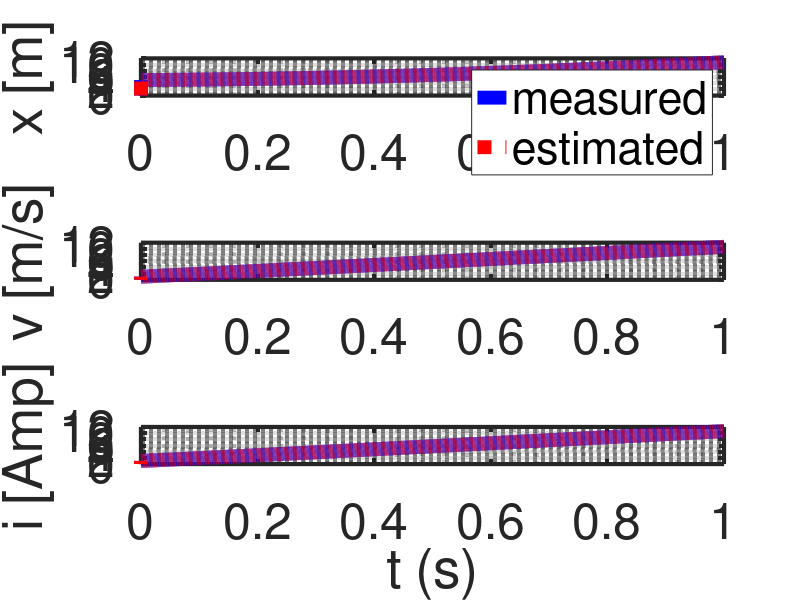
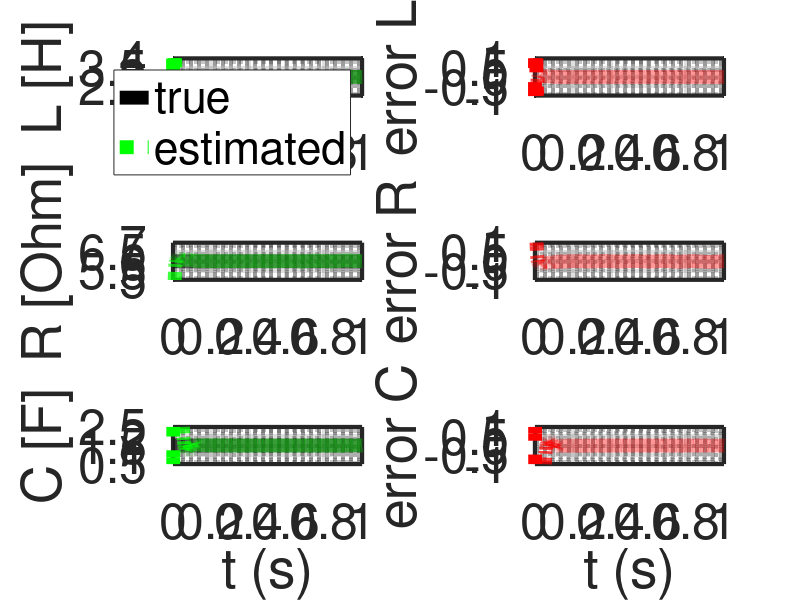

MATLAB code to generate these figures, in order:
%% Research code by Agus Hasan

clear;
clc;

%% time horizon
tf  = 1;
dt  = 0.0001;
t   = dt:dt:tf;

%% number of variables and coefficients
n = 3;
r = 5;

%% system description
A = eye(n);
C = eye(n);

%% noise
RF = 1;

%% state initialization
x        = [5;1;1];
xbar     = zeros(n,1);
y        = zeros(n,1);
thetabar = zeros(r,1);
 
%% true parameters
g = 9.8;
c = 1.5;
m = 0.1;
R = 6;
L = 3;

%% initial control inputs
u     = 2;

%% for plotting
uArray          = [];
xArray          = [];
xbarArray       = [];
yArray          = [];
thetabarArray   = [];

%% Initialization for estimator

lambdav = 0.995;
lambdat = 0.999;
Rx      = 1*eye(n);
Rt      = 1*eye(n);
Px      = 10000*eye(n);
Pt      = 10000*eye(r);
Gamma   = 1*zeros(n,r);

%% simulation
for i=1:(tf/dt)
    
    u = 10*sin(i*dt*40);

    uArray         = [uArray u];
    xArray         = [xArray x];
    xbarArray      = [xbarArray xbar];
    yArray         = [yArray y];
    thetabarArray  = [thetabarArray thetabar]; 
    
    x = A*x+dt*[x(2);g-(c/m)*(x(3)/x(1))^2;-(R/L)*x(3)]+dt*[0 0 1/L]'*u;    
    y = C*x+dt*RF^2*randn(n,1);

    Phi = [y(2) 0 0 0 0;
           0 1 (y(3)/y(1))^2 0 0;
           0 0 0 y(3) u];
    
    % Estimation using adaptive observer
    Kx = Px*C'*inv(C*Px*C'+Rx);
    Kt = Pt*Gamma'*C'*inv(C*Gamma*Pt*Gamma'*C'+Rt);
    Gamma = (eye(n)-Kx*C)*Gamma;

    xbar = xbar+(Kx+Gamma*Kt)*(y-C*xbar);
    thetabar = thetabar-Kt*(y-C*xbar);

    xbar = A*xbar+Phi*thetabar;

    thetabar = thetabar;
    Px = (1/lambdav)*eye(n)*(eye(n)-Kx*C)*Px*eye(n);
    Pt = (1/lambdat)*(eye(r)-Kt*C*Gamma)*Pt;
    Gamma = eye(n)*Gamma-Phi;

end

figure(1)
subplot(3,1,1)
plot(t,yArray(1,:),'-b','LineWidth',10);
hold on;
plot(t,xbarArray(1,:),':r','LineWidth',10);
set(gca,'color','white','LineWidth',3,'FontSize',36)
legend('measured','estimated')
grid on;
grid minor;
ylabel('x [m]')
subplot(3,1,2)
plot(t,yArray(2,:),'-b','LineWidth',10);
hold on;
plot(t,xbarArray(2,:),':r','LineWidth',10);
set(gca,'color','white','LineWidth',3,'FontSize',36)
grid on;
grid minor;
ylabel('v [m/s]')
subplot(3,1,3)
plot(t,yArray(2,:),'-b','LineWidth',10);
hold on;
plot(t,xbarArray(2,:),':r','LineWidth',10);
set(gca,'color','white','LineWidth',3,'FontSize',36)
grid on;
grid minor;
ylabel('i [Amp]')
xlabel('t (s)')

figure(2)
subplot(3,2,1)
plot(t,L*ones(1,length(t)),'-k','LineWidth',10);
hold on;
plot(t,dt./thetabarArray(5,:),':g','LineWidth',10);
set(gca,'color','white','LineWidth',3,'FontSize',36)
legend('true','estimated')
xlim([0 tf])
ylim([L-1 L+1])
grid on;
grid minor;
ylabel('L [H]')
subplot(3,2,2)
plot(t,L*ones(1,length(t))-(dt./thetabarArray(5,:)),':r','LineWidth',10);
set(gca,'color','white','LineWidth',3,'FontSize',36)
xlim([0 tf])
ylim([-1 1])
grid on;
grid minor;
ylabel('error L')
subplot(3,2,3)
plot(t,R*ones(1,length(t)),'-k','LineWidth',10);
hold on;
plot(t,-L*thetabarArray(4,:)/dt,':g','LineWidth',10);
set(gca,'color','white','LineWidth',3,'FontSize',36)
xlim([0 tf])
ylim([R-1 R+1])
grid on;
grid minor;
ylabel('R [Ohm]')
subplot(3,2,4)
plot(t,R*ones(1,length(t))+L*thetabarArray(4,:)/dt,':r','LineWidth',10);
set(gca,'color','white','LineWidth',3,'FontSize',36)
xlim([0 tf])
ylim([-1 1])
grid on;
grid minor;
ylabel('error R')
subplot(3,2,5)
plot(t,c*ones(1,length(t)),'-k','LineWidth',10);
hold on;
plot(t,-m*thetabarArray(3,:)/dt,':g','LineWidth',10);
set(gca,'color','white','LineWidth',3,'FontSize',36)
xlim([0 tf])
ylim([c-1 c+1])
grid on;
grid minor;
ylabel('C [F]')
xlabel('t (s)')
subplot(3,2,6)
plot(t,c*ones(1,length(t))+m*thetabarArray(3,:)/dt,':r','LineWidth',10);
set(gca,'color','white','LineWidth',3,'FontSize',36)
xlim([0 tf])
ylim([-1 1])
grid on;
grid minor;
ylabel('error C')
xlabel('t (s)')

Coeff = (1/dt)*thetabar(1:r,end)
Lbar = dt/thetabar(5,:)
Rbar = -Lbar*thetabar(4,:)/dt
Cbar = -m*thetabar(3,:)/dt